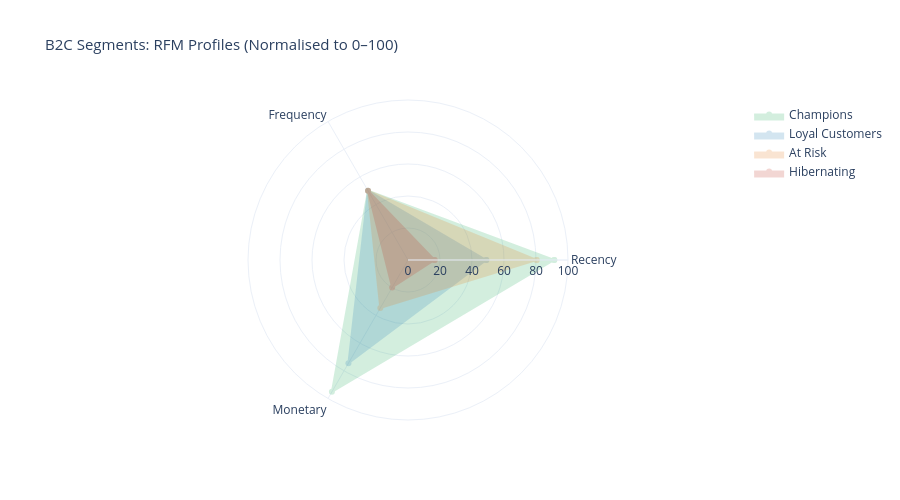

The cell this chart's notebook holds for it:
### Markdown cell above
### 5.5 B2C Segment Visualisations

### Code cell
# ── Radar chart: RFM profile per segment ─────────────────────────────────────
# Normalise mean R/F/M scores to 0–100 for visual comparison
radar_data = b2c_rfm.groupby('Segment')[['R_score', 'F_score', 'M_score']].mean()
radar_norm = (radar_data - 1.0) / 4.0 * 100.0   # map 1–5 → 0–100

categories = ['Recency', 'Frequency', 'Monetary']
theta      = categories + [categories[0]]          # close the polygon

fig = go.Figure()
seg_order = ['Champions', 'Loyal Customers', 'At Risk', 'Hibernating']

for seg in seg_order:
    if seg not in radar_norm.index:
        continue
    vals = list(radar_norm.loc[seg]) + [radar_norm.loc[seg].iloc[0]]
    fig.add_trace(go.Scatterpolar(
        r=vals, theta=theta, fill='toself', name=seg,
        line=dict(color=B2C_COLORS[seg], width=2),
        fillcolor=B2C_COLORS[seg], opacity=0.2,
    ))

fig.update_layout(
    polar=dict(radialaxis=dict(visible=True, range=[0, 100])),
    title=dict(text='B2C Segments: RFM Profiles (Normalised to 0–100)', font=dict(size=15)),
    showlegend=True, height=500, template='plotly_white',
)
fig.show()

### Figure 1 — Plotly figure (JSON) as saved in the notebook; plotly's stock layout.template omitted (floating-point values rounded to 4 significant figures)
{"data": [{"fill": "toself", "fillcolor": "#27ae60", "line": {"color": "#27ae60", "width": 2}, "name": "Champions", "opacity": 0.2, "r": [91.4, 50, 95.14, 91.4], "theta": ["Recency", "Frequency", "Monetary", "Recency"], "type": "scatterpolar"}, {"fill": "toself", "fillcolor": "#2980b9", "line": {"color": "#2980b9", "width": 2}, "name": "Loyal Customers", "opacity": 0.2, "r": [48.93, 50, 74.48, 48.93], "theta": ["Recency", "Frequency", "Monetary", "Recency"], "type": "scatterpolar"}, {"fill": "toself", "fillcolor": "#e67e22", "line": {"color": "#e67e22", "width": 2}, "name": "At Risk", "opacity": 0.2, "r": [80.38, 50, 34.6, 80.38], "theta": ["Recency", "Frequency", "Monetary", "Recency"], "type": "scatterpolar"}, {"fill": "toself", "fillcolor": "#c0392b", "line": {"color": "#c0392b", "width": 2}, "name": "Hibernating", "opacity": 0.2, "r": [16.62, 50, 19.78, 16.62], "theta": ["Recency", "Frequency", "Monetary", "Recency"], "type": "scatterpolar"}], "layout": {"height": 500, "polar": {"radialaxis": {"range": [0, 100], "visible": true}}, "showlegend": true, "title": {"font": {"size": 15}, "text": "B2C Segments: RFM Profiles (Normalised to 0–100)"}}}
